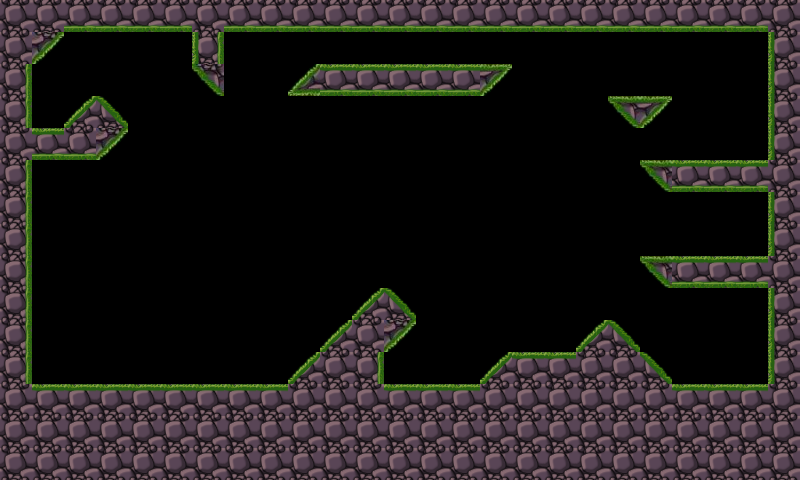

Rendered tile map (Tiled .tmx) drawn with the repository's tilesets; below, a short description and the map source with its tile grids summarised:
An orthogonal 25x15 tile map with 32x32 px tiles, 1 tile layer (mipc) and 15 objects (6x monster, 4x fire, 2x iron_v).

<map version="1.0" orientation="orthogonal" width="25" height="15" tilewidth="32" tileheight="32">
 <tileset firstgid="1" name="tiled" tilewidth="32" tileheight="32">
  <image source="tiled.png" width="192" height="192" />
 </tileset>
 <layer name="mipc" width="25" height="15">
  <data>[375 cells, 173 non-empty, 15 distinct tile ids]</data>
 </layer>
 <objectgroup name="object" width="25" height="15">
  <object name="fire" x="35" y="348" width="26" height="28" />
  <object name="fire" x="67" y="349" width="26" height="28" />
  <object name="fire" x="103" y="348" width="26" height="28" />
  <object name="monster" x="389" y="355" width="26" height="27">
   <properties>
    <property name="enemy" value="true" />
    <property name="plistname" value="monster_1" />
   </properties>
  </object>
  <object name="fire" x="447" y="354" width="26" height="28" />
  <object name="monster" x="740" y="226" width="26" height="27">
   <properties>
    <property name="enemy" value="true" />
    <property name="plistname" value="monster_1" />
   </properties>
  </object>
  <object name="monster" x="737" y="130" width="26" height="27">
   <properties>
    <property name="enemy" value="true" />
    <property name="plistname" value="monster_1" />
   </properties>
  </object>
  <object name="monster" x="547" y="321" width="26" height="27">
   <properties>
    <property name="enemy" value="false" />
    <property name="plistname" value="monster_5" />
   </properties>
  </object>
  <object name="monster" x="731" y="353" width="26" height="27">
   <properties>
    <property name="enemy" value="false" />
    <property name="plistname" value="monster_5" />
   </properties>
  </object>
  <object name="iron_v" x="254" y="186" width="22" height="25">
   <properties>
    <property name="bottom" value="100" />
    <property name="speed" value="2" />
    <property name="top" value="450" />
   </properties>
  </object>
  <object name="iron_v" x="548" y="163" width="22" height="25">
   <properties>
    <property name="bottom" value="180" />
    <property name="speed" value="2" />
    <property name="top" value="450" />
   </properties>
  </object>
  <object name="monster" x="35" y="96" width="26" height="27">
   <properties>
    <property name="enemy" value="true" />
    <property name="plistname" value="monster_1" />
   </properties>
  </object>
 </objectgroup>
 <objectgroup name="ground" width="25" height="15">
  <object x="30" y="64">
   <polyline points="0,0 34,-33 159,-34 161,5 190,31 190,-33 741,-34 741,98 610,100 640,129 742,128 742,198 610,199 639,225 741,223 740,325 643,325 577,255 544,291 476,292 446,322 353,324 353,289 387,256 352,223 257,320 0,323 1,93 72,94 99,65 65,30 34,66 1,67 -2,2" />
  </object>
  <object x="287" y="94">
   <polyline points="0,0 31,-28 225,-29 193,0 -1,2" />
  </object>
  <object x="611" y="99">
   <polyline points="0,0 58,-1 28,30 -3,2" />
  </object>
 </objectgroup>
</map>
